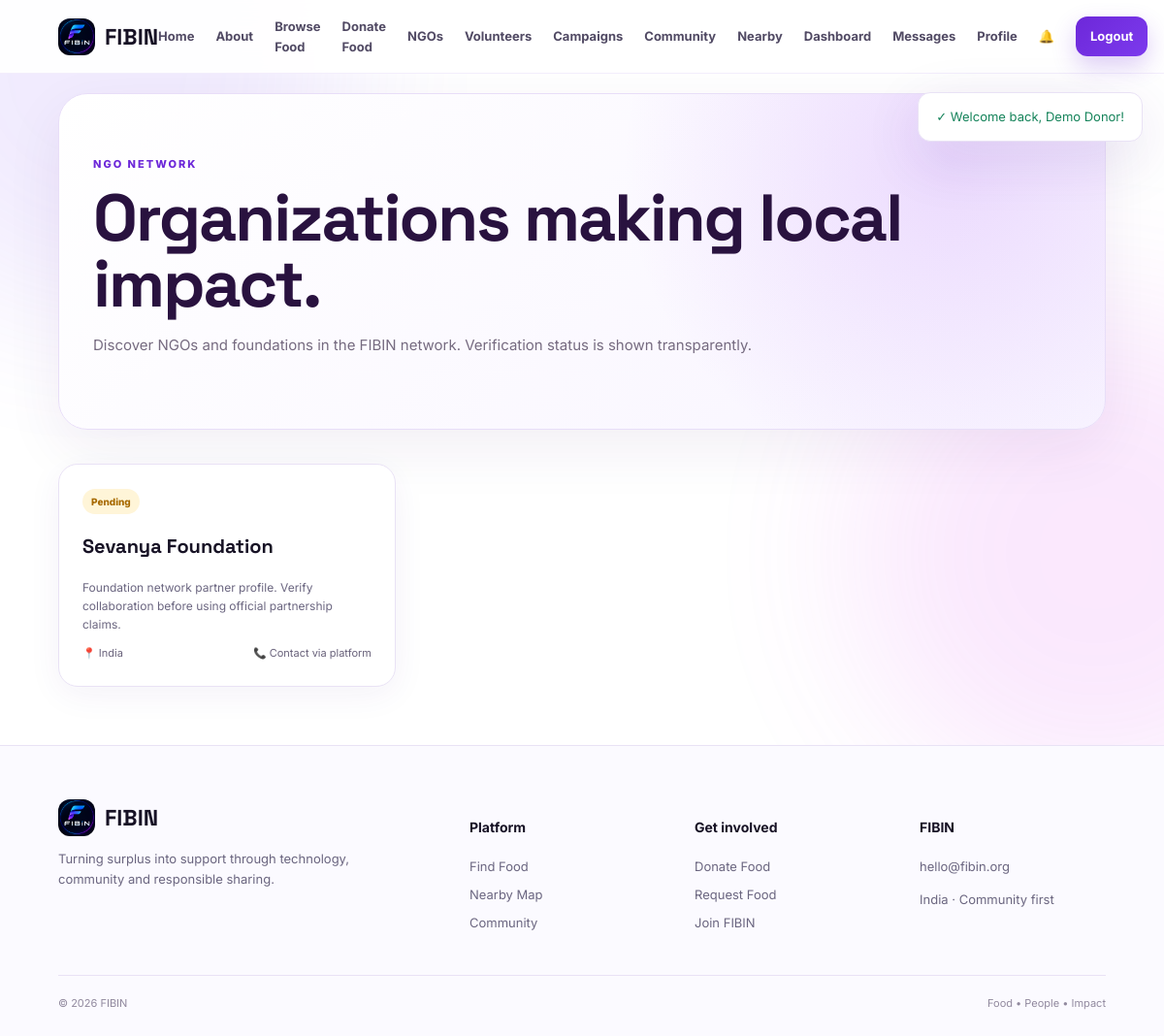
Screenshot of /ngos.php (signed in) with the database file from the repository.
### tables this page shows
CREATE TABLE IF NOT EXISTS ngos (
 id INT AUTO_INCREMENT PRIMARY KEY, name VARCHAR(180) NOT NULL, email VARCHAR(190) NULL, phone VARCHAR(30) NULL,
 city VARCHAR(120) NULL, address VARCHAR(255) NULL, description TEXT NULL, status ENUM('pending','verified','suspended') NOT NULL DEFAULT 'pending',
 created_at TIMESTAMP DEFAULT CURRENT_TIMESTAMP
);

### config/config.php (called while the page is built, shortened)
<?php
function e($value){return htmlspecialchars((string)$value,ENT_QUOTES,'UTF-8');}
function badge_class($status){return match($status){'approved','available','accepted','completed','online'=>'success','pending','away'=>'warning','rejected','cancelled','expired'=>'danger',default=>'info'};}

### ngos.php (the view)
<?php $page_title='NGOs'; require_once 'includes/header.php'; require_login();
$ngos=$pdo->query("SELECT * FROM ngos WHERE status IN ('verified','pending') ORDER BY status='verified' DESC, created_at DESC")->fetchAll(); ?>
<section class="page-hero"><span class="kicker">NGO NETWORK</span><h1>Organizations making local impact.</h1><p>Discover NGOs and foundations in the FIBIN network. Verification status is shown transparently.</p></section><div class="feature-grid"><?php foreach($ngos as $n):?><article class="feature-card ngo-public-card"><span class="badge <?=badge_class($n['status'])?>"><?=e($n['status'])?></span><h3><?=e($n['name'])?></h3><p><?=e($n['description']?:'Community organization connected with FIBIN.')?></p><div class="food-meta"><span>📍 <?=e($n['city']?:'Local network')?></span><span>📞 <?=e($n['phone']?:'Contact via platform')?></span></div></article><?php endforeach;if(!$ngos):?><div class="empty-state full">No NGO profiles yet.</div><?php endif;?></div>
<?php require_once 'includes/footer.php'; ?>

### assets/css/style.css (style rules this page uses)
:root { --purple:#6d28d9;--purple2:#8b5cf6;--purple3:#a78bfa;--ink:#171225;--muted:#6b6680;--line:#e9e4f5;--soft:#f8f6ff;--white:#fff;--green:#16845b;--red:#c63c55;--amber:#a76a00;--shadow:0 18px 55px rgba(56,31,120,.12);--radius:20px }
* { box-sizing:border-box }
html { scroll-behavior:smooth }
body { margin:0;font-family:Inter,Arial,sans-serif;color:var(--ink);background:#fff;line-height:1.6 }
.eyebrow,.kicker { font-size:11px;font-weight:800;letter-spacing:2px;color:var(--purple);text-transform:uppercase }
.steps article,.stat-card,.community-card,.map-panel,.feature-card { border:1px solid var(--line);border-radius:var(--radius);background:#fff;box-shadow:0 8px 35px rgba(65,35,130,.06) }
.row,.food-meta { display:flex;justify-content:space-between;gap:12px;align-items:center }
.food-meta { font-size:11px;color:#68617a;margin-top:9px }
.badge { display:inline-flex;padding:5px 9px;border-radius:99px;font-size:10px;font-weight:800;text-transform:capitalize }
.badge.warning { background:#fff5d8;color:var(--amber) }
.page-hero { padding:75px 0 30px }
.page-hero h1 { font:700 56px 'Space Grotesk';letter-spacing:-2px;margin:12px 0 }
.page-hero p { color:var(--muted) }
.feature-grid { display:grid;grid-template-columns:repeat(3,1fr);gap:18px }
.feature-card { padding:24px }
.feature-card h3 { font:700 20px 'Space Grotesk' }
.feature-card p { color:var(--muted);font-size:12px }
:root { --purple:#6d28d9;--purple2:#8b5cf6;--purple3:#a855f7;--violet:#4c1d95;--soft:#f7f3ff;--line:#e9e2f5;--shadow:0 18px 60px rgba(76,29,149,.12) }
.page-hero { padding:58px 35px;margin:20px 0 35px;border:1px solid #e8def8;border-radius:30px;background:radial-gradient(circle at 85% 20%,rgba(168,85,247,.18),transparent 35%),linear-gradient(135deg,#fff,#f8f4ff);box-shadow:0 20px 60px rgba(70,35,120,.07) }
.page-hero h1 { font:800 clamp(38px,6vw,68px)/1 'Space Grotesk';letter-spacing:-2px;color:#29123f;margin:10px 0 15px;max-width:850px }
.page-hero p { font-size:15px;line-height:1.8;color:#766b80;max-width:700px }
.ngo-public-card p { min-height:55px }

### rows the page displays
ngos: status "Pending", name "Sevanya Foundation", description "Foundation network partner profile. Verify collaboration before using official partnership claims.", city "India", phone "Contact via platform"

### other values shown
$m "Welcome back, Demo Donor!"
